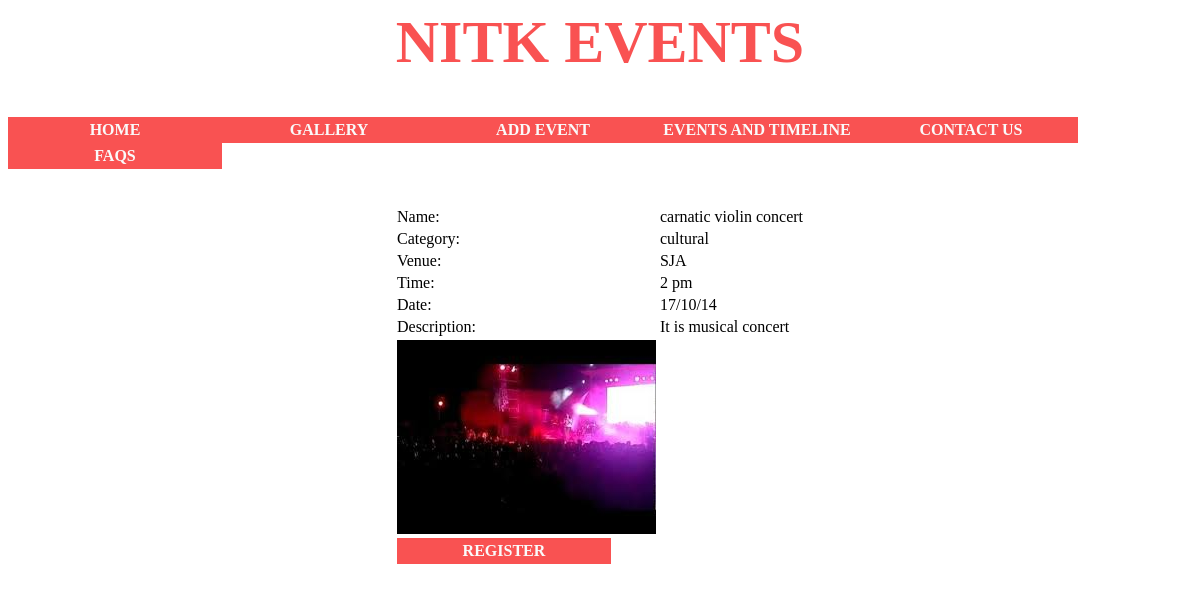
Page /viewevent.php?eventid=2 on the committed database.
### tables this page shows
create table event(
eid int primary key AUTO_INCREMENT,
name varchar(256),
edate varchar(256) ,
etime varchar(256),
poster varchar(256),
video varchar(256),
description varchar(256),
oid int,
category varchar(256),
venue varchar(256),
 
 
 
 
 
seats int,
prerequisites varchar (256),
foreign key(oid) references organizer(oid) 
 );

### viewevent.php (the view, shortened to what this page needs)
<html>
<?php
require "header.php";
?>
<body>
        <?php
            if($con = connect())
            {
                $eid = $_REQUEST['eventid'];
                $quer = "select * from event where eid = '$eid'";
                $result = $con->query($quer);
                if($row = $result->fetch_assoc()){
                    echo "<table align = 'center'>";
                    echo "<tr><td>Name:</td><td>".$row['name']."</td></tr>";
                    echo "<tr><td>Category:</td><td>".$row['category']."</td></tr>";
                    echo "<tr><td>Venue:</td><td>".$row['venue']."</td></tr>";
                    echo "<tr><td>Time:</td><td>".$row['etime']."</td></tr>";
                    echo "<tr><td>Date:</td><td>".$row['edate']."</td></tr>";
                    echo "<tr><td>Description:</td><td>".$row['description']."</td></tr>";
                    $eventTarget= "register.php?eventid=".$eid;
                    $poster = $row['poster'];
                    echo "<tr><td><img src = '$poster' /></td></tr>";
                    echo "<tr><td><a href='$eventTarget'>register</a></td></tr>";
                    echo "</table>";
                }
            }
        ?>
	</body>
</html>

### link.css (style rules this page uses)
a:link,a:visited { display:block; width:206px; font-weight:bold; color:#FAFAFA; background-color:#f95252; text-align:center; padding:4px; text-decoration:none; text-transform:uppercase; }

### rows in the picture
event: name "carnatic violin concert", category "cultural", venue "SJA", etime "2 pm", edate "17/10/14", description "It is musical concert", poster (picture)
